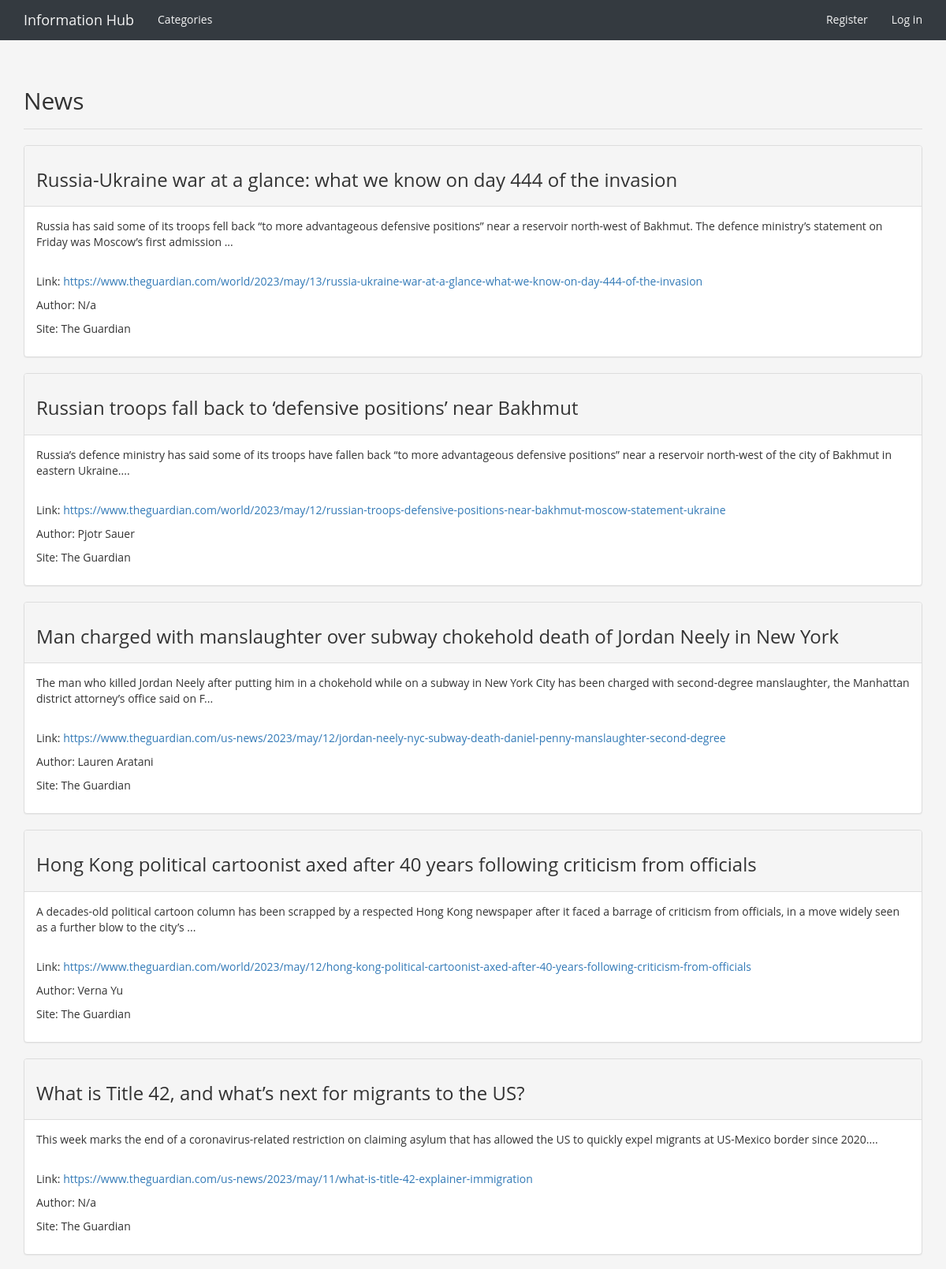
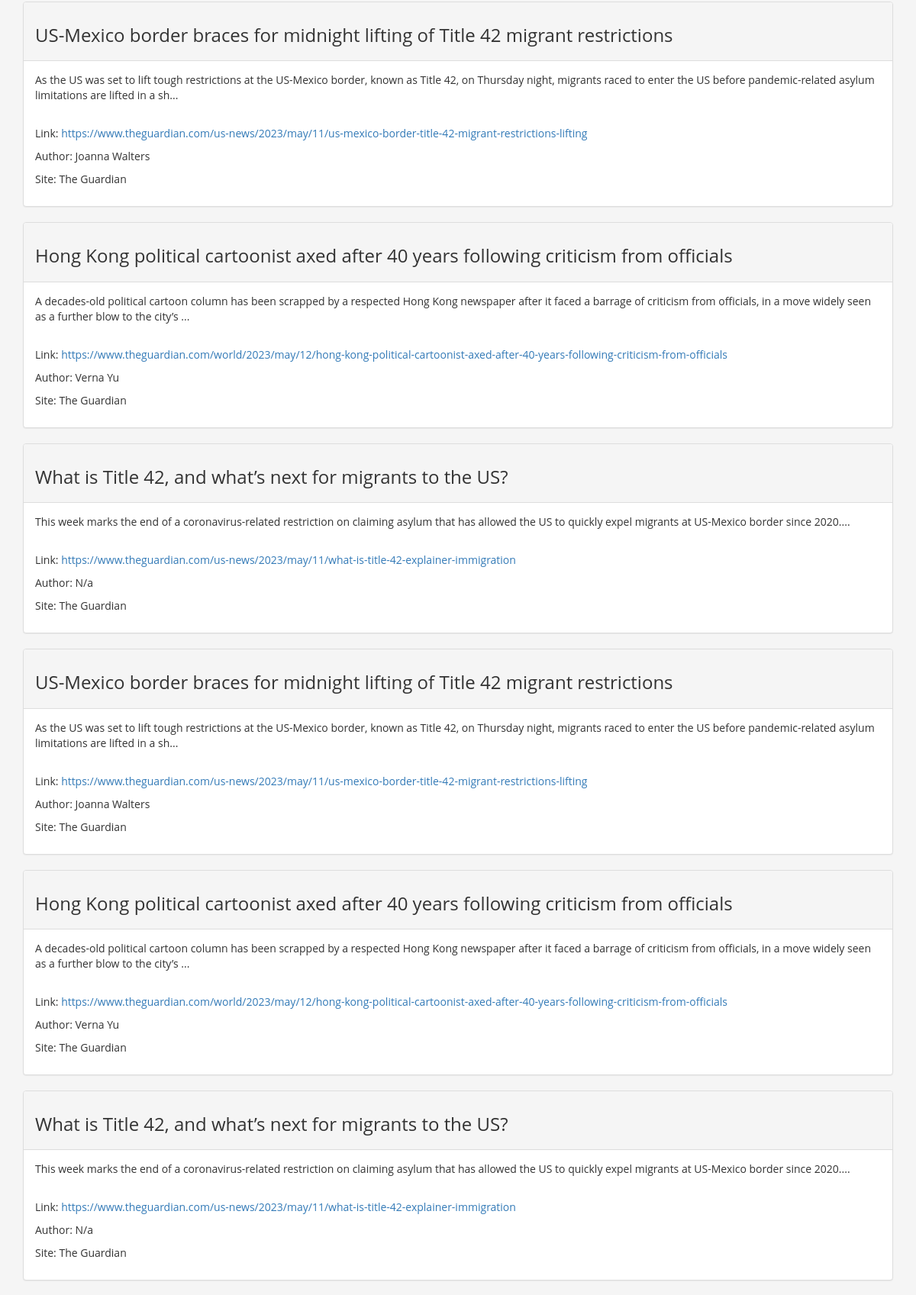
The page /categories/1/ (upper part) on the database its author committed (2 pictures, top to bottom).
### info_hubs/models.py (models this page shows, shortened)
class Category(models.Model):
    text = models.CharField(max_length=200)
    date_added = models.DateTimeField(auto_now_add=True)
    class Meta:
        verbose_name_plural = 'categories'
    def __str__(self):
        return self.text

class Article(models.Model):
    category = models.ForeignKey(
        Category,
        on_delete=models.CASCADE
    )
    text = models.TextField()
    date_added = models.DateTimeField(auto_now_add=True)
    class Meta:
        verbose_name_plural = 'articles'
    def __str__(self):
        return self.text

### info_hubs/views.py (the view)
# urls.py: re_path('^categories/(?P<category_id>\d+)/$', views.category, name='category'),
def category(request, category_id):
    category = Category.objects.get(id=category_id)
    articles = category.article_set.order_by('-date_added')
    for article in articles:
        soup = BeautifulSoup(article.text, 'html.parser')
        headline = soup.find('h3')
        image = soup.find('a href')
        if headline:
            article.headline = headline.text
            article.text = str(soup).replace(str(headline), '')
        if image:
            article.image = image['href']
            article.text = str(soup).replace(str(image), '')
    context = {'category': category, 'articles': articles}
    return render(request, 'info_hubs/category.html', context)

### info_hubs/templates/info_hubs/category.html (shortened to what this page needs)
{% extends 'info_hubs/base.html' %}
{% block header %}
  <h2>{{ category }}</h2>
{% endblock header %}
{% block content %}
  {% for article in articles %}
      <div class="panel panel-default">
        <div class="panel-heading">
        <h3>
          {{ article.headline }}
        </h3>
      </div>
      <div class="panel-body">
        {{ article|safe }}
      </div>
    </div>
    {% empty %}
      There are no entries for this topic yet.
    {% endfor %}
{% endblock content %}

### info_hubs/templates/info_hubs/base.html (style rules this page uses)
body { background-color: #f5f5f5; font-family: 'Open Sans', sans-serif; }

### rows shown on the page
Category: text "News"
Article: headline "Russia-Ukraine war at a glance: what we know on day 444 of the invasion", text "Russia has said some of its troops fell back “to more advantageous defensive positions” near a reservoir north-west of Bakhmut. The defence ministry’s statement on Friday was Moscow’s first admission ... Link: https://www.theguardian.com/world/2023/may/13/russia-ukraine-war-at-a-glance-what-we-know-on-day-444-of-the-invasion Author: N/a Site: The Guardian"
Article: headline "Russian troops fall back to ‘defensive positions’ near Bakhmut", text "Russia’s defence ministry has said some of its troops have fallen back “to more advantageous defensive positions” near a reservoir north-west of the city of Bakhmut in eastern Ukraine.... Link: https://www.theguardian.com/world/2023/may/12/russian-troops-defensive-positions-near-bakhmut-moscow-statement-ukraine Author: Pjotr Sauer Site: The Guardian"
Article: headline "Man charged with manslaughter over subway chokehold death of Jordan Neely in New York", text "The man who killed Jordan Neely after putting him in a chokehold while on a subway in New York City has been charged with second-degree manslaughter, the Manhattan district attorney’s office said on F... Link: https://www.theguardian.com/us-news/2023/may/12/jordan-neely-nyc-subway-death-daniel-penny-manslaughter-second-degree Author: Lauren Aratani Site: The Guardian"
Article: headline "Hong Kong political cartoonist axed after 40 years following criticism from officials", text "A decades-old political cartoon column has been scrapped by a respected Hong Kong newspaper after it faced a barrage of criticism from officials, in a move widely seen as a further blow to the city’s ... Link: https://www.theguardian.com/world/2023/may/12/hong-kong-political-cartoonist-axed-after-40-years-following-criticism-from-officials Author: Verna Yu Site: The Guardian"
Article: headline "What is Title 42, and what’s next for migrants to the US?", text "This week marks the end of a coronavirus-related restriction on claiming asylum that has allowed the US to quickly expel migrants at US-Mexico border since 2020.... Link: https://www.theguardian.com/us-news/2023/may/11/what-is-title-42-explainer-immigration Author: N/a Site: The Guardian"
Article: headline "US-Mexico border braces for midnight lifting of Title 42 migrant restrictions", text "As the US was set to lift tough restrictions at the US-Mexico border, known as Title 42, on Thursday night, migrants raced to enter the US before pandemic-related asylum limitations are lifted in a sh... Link: https://www.theguardian.com/us-news/2023/may/11/us-mexico-border-title-42-migrant-restrictions-lifting Author: Joanna Walters Site: The Guardian"
Article: headline "Hong Kong political cartoonist axed after 40 years following criticism from officials", text "A decades-old political cartoon column has been scrapped by a respected Hong Kong newspaper after it faced a barrage of criticism from officials, in a move widely seen as a further blow to the city’s ... Link: https://www.theguardian.com/world/2023/may/12/hong-kong-political-cartoonist-axed-after-40-years-following-criticism-from-officials Author: Verna Yu Site: The Guardian"
Article: headline "What is Title 42, and what’s next for migrants to the US?", text "This week marks the end of a coronavirus-related restriction on claiming asylum that has allowed the US to quickly expel migrants at US-Mexico border since 2020.... Link: https://www.theguardian.com/us-news/2023/may/11/what-is-title-42-explainer-immigration Author: N/a Site: The Guardian"
Article: headline "US-Mexico border braces for midnight lifting of Title 42 migrant restrictions", text "As the US was set to lift tough restrictions at the US-Mexico border, known as Title 42, on Thursday night, migrants raced to enter the US before pandemic-related asylum limitations are lifted in a sh... Link: https://www.theguardian.com/us-news/2023/may/11/us-mexico-border-title-42-migrant-restrictions-lifting Author: Joanna Walters Site: The Guardian"
Article: headline "Hong Kong political cartoonist axed after 40 years following criticism from officials", text "A decades-old political cartoon column has been scrapped by a respected Hong Kong newspaper after it faced a barrage of criticism from officials, in a move widely seen as a further blow to the city’s ... Link: https://www.theguardian.com/world/2023/may/12/hong-kong-political-cartoonist-axed-after-40-years-following-criticism-from-officials Author: Verna Yu Site: The Guardian"
Article: headline "What is Title 42, and what’s next for migrants to the US?", text "This week marks the end of a coronavirus-related restriction on claiming asylum that has allowed the US to quickly expel migrants at US-Mexico border since 2020.... Link: https://www.theguardian.com/us-news/2023/may/11/what-is-title-42-explainer-immigration Author: N/a Site: The Guardian"
